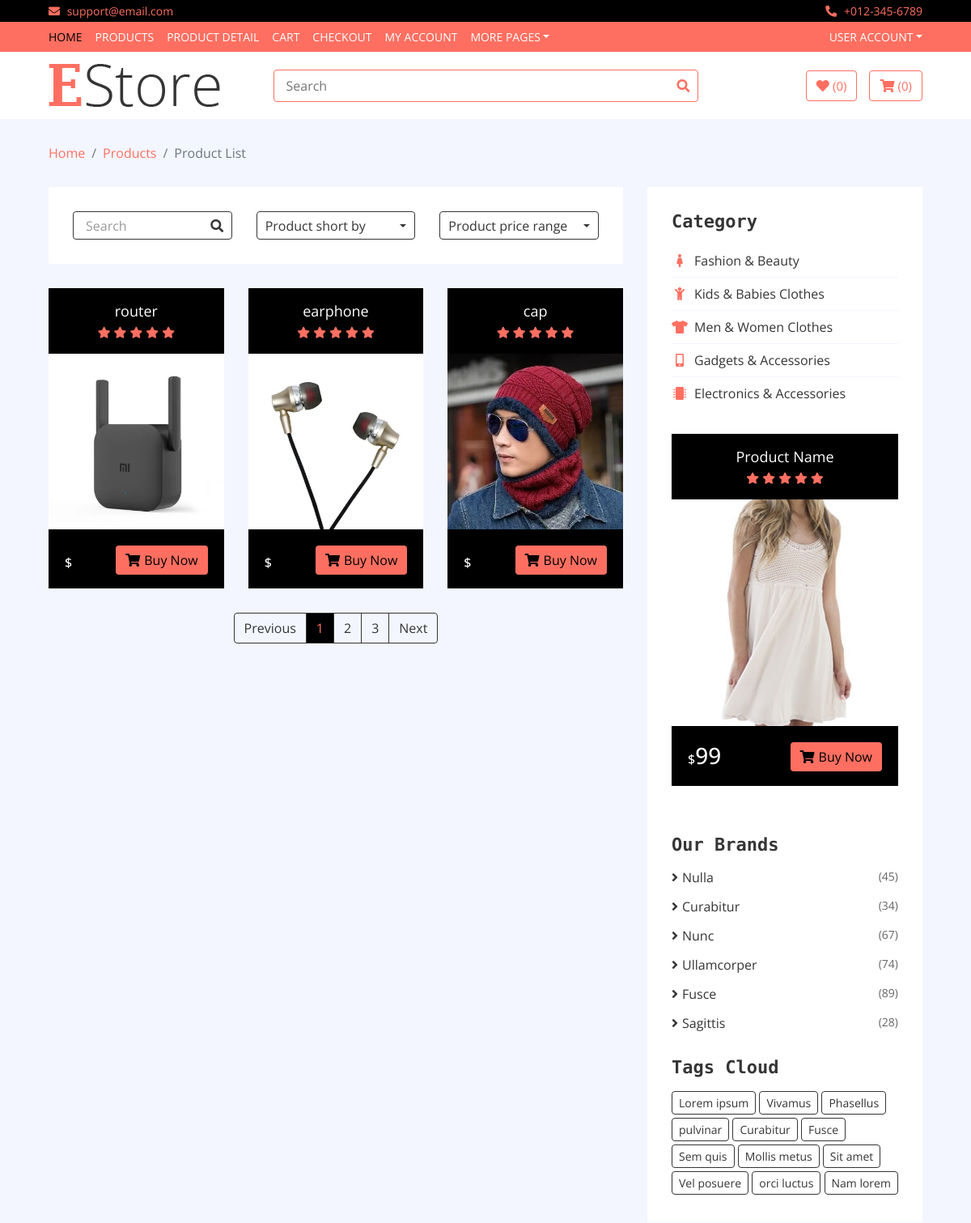
The page /brand/bran-3 (upper part) on the database as committed earlier.
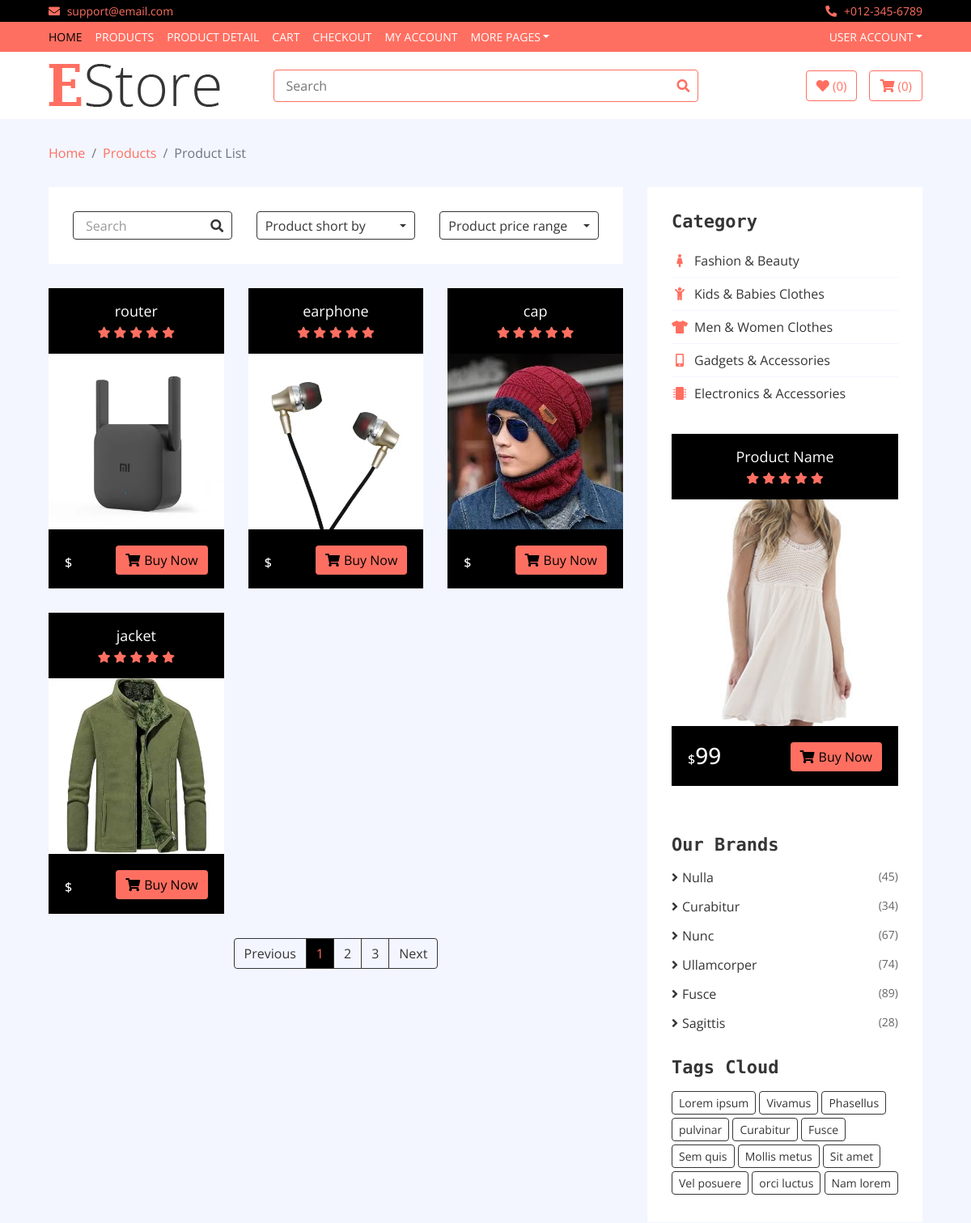
The same page on the database as committed later.
### home/models.py (models this page shows, shortened)
class Product(models.Model):
    name = models.CharField(max_length=200)
    prize = models.IntegerField()
    discounted_prize= models.IntegerField(max_length=500, unique=True)
    image = models.ImageField(upload_to='media')
    description = models.TextField(blank=True)
    specification = models.TextField()
    category = models.ForeignKey(Category, on_delete=models.CASCADE)
    subcategory = models.ForeignKey(SubCategory, on_delete=models.CASCADE)
    brand= models.ForeignKey( Brand, on_delete=models.CASCADE)
    slug = models.CharField(max_length=500, unique=True)
    status =models.CharField(max_length=50, choices=STATUS)
    labels =models.CharField(max_length=50, choices=LABELS)

### home/views.py (the view)
# urls.py: path('brand/<slug>', BrandView.as_view(), name='brand'),
class BrandView(BaseView):
    def get(self, request, slug):
         ids = Brand.objects.get(slug = slug).id
         self.views ['brand_products'] = Product.objects.filter(brand_id = ids)
         return render(request, 'brand.html', self.views)

### templates/brand.html (shortened to what the changed rows need)
{% extends 'base.html' %}
{% block content %}
{%  load static %}
        <div class="product-view">
            <div class="container-fluid">
                <div class="row">
                    <div class="col-lg-8">
                        <div class="row">
                            {% for cat in brand_products %}
                            <div class="col-md-4">
                                <div class="product-item">
                                    <div class="product-title">
                                        <a href="#">{{cat.name}}</a>
                                        <div class="ratting">
                                            <i class="fa fa-star"></i>
                                            <i class="fa fa-star"></i>
                                            <i class="fa fa-star"></i>
                                            <i class="fa fa-star"></i>
                                            <i class="fa fa-star"></i>
                                        </div>
                                    </div>
                                    <div class="product-image">
                                        <a href="product-detail.html">
                                            <img src="{{cat.image.url}}" alt="Product Image">
                                        </a>
                                    </div>
                                    <div class="product-price">
                                        {% if cat.discounted_price > 0 %}
                                        <h3><span>$</span>{{cat.discounted_price}}</h3>
                                        {% else %}
                                         <h3><span>$</span>{{cat.price}}</h3>
                                        {% endif %}
                                        <a class="btn" href=""><i class="fa fa-shopping-cart"></i>Buy Now</a>
                                    </div>
                                </div>
                            </div>
                            {% endfor %}
                        </div>
                    </div>
                    <div class="col-lg-4 sidebar">
                        <div class="sidebar-widget category">
                            <h2 class="title">Category</h2>
                        </div>
                        <div class="sidebar-widget brands">
                            <h2 class="title">Our Brands</h2>
                        </div>
                        <div class="sidebar-widget tag">
                            <h2 class="title">Tags Cloud</h2>
                        </div>
                    </div>
                </div>
            </div>
        </div>
{% endblock %}

Rows that differ between the two databases and show on the page:
added Product: name "jacket", image (picture)
